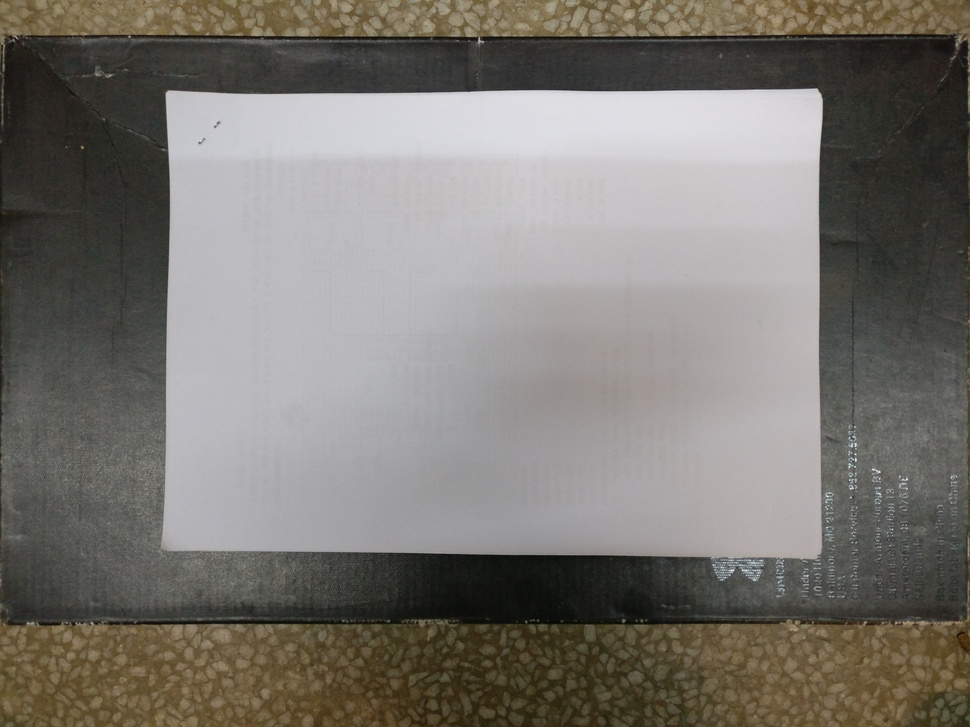
#> input picture TEST/test2/1.jpg, 970 x 727 px, shrunk from 4640 x 3480 before the run
$ python test2.py   (older library calls are emulated)
#> lines starting #> are read from the running program, lines starting #| are printed output that depends on the picture; after the words box and inside, x2 and y2 are one past the last pixel; in counts of white or black regions, pixels touching at a corner belong together
import cv2
# 读取图片
img = cv2.imread('1.jpg')
#> img is the input picture: shape (727, 970, 3); mean B, G, R 112.8, 118.7, 122.2
cv2.imshow("src", img)
# 灰度处理
gray = cv2.cvtColor(img, cv2.COLOR_BGR2GRAY)
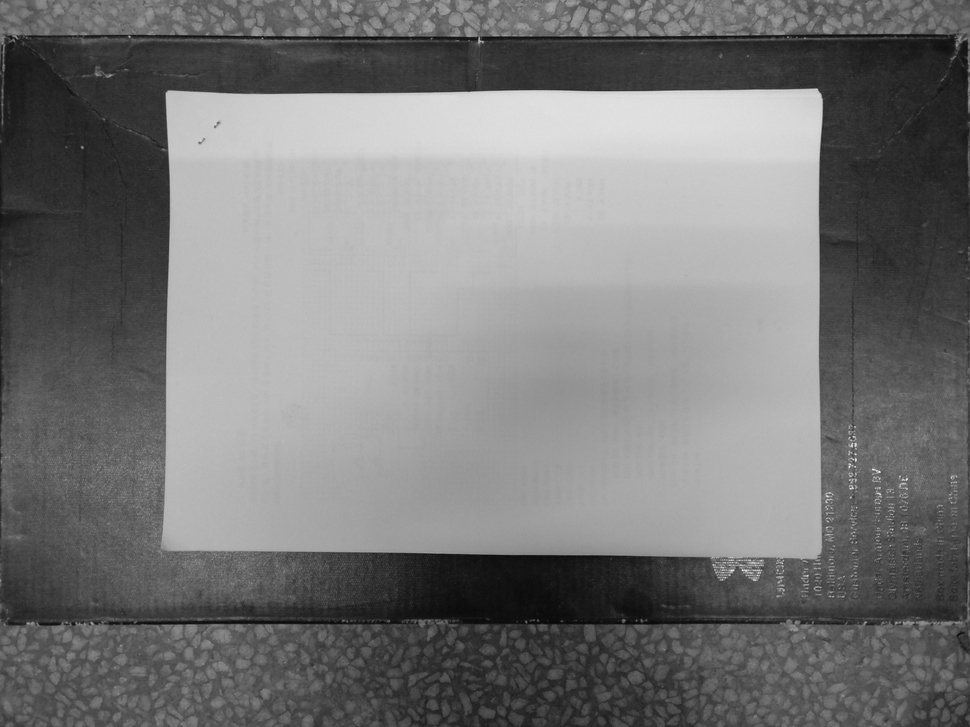
#> gray: shape (727, 970); min 7, max 242, mean 119.1
# 二值化
ret, img2 = cv2.threshold(gray, 50, 255, cv2.THRESH_BINARY)
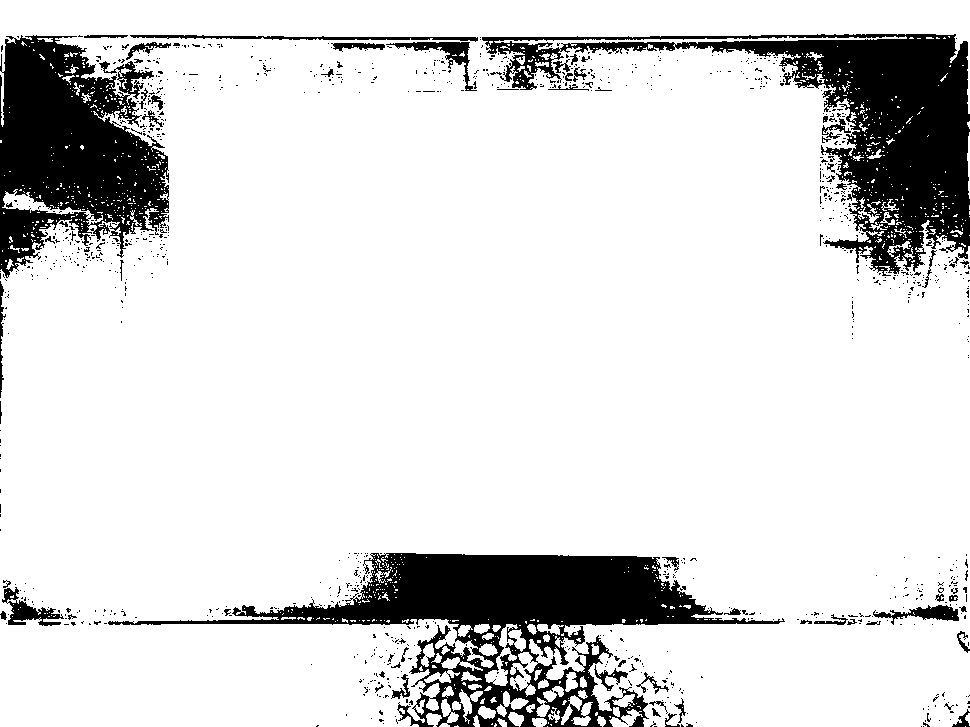
#> img2: shape (727, 970); 85.7% white; 1055 black regions (986 under 20 px)
# 寻找连通矩形
im,contours, hierarchy = cv2.findContours(img2, cv2.RETR_TREE, cv2.CHAIN_APPROX_SIMPLE)
#> contours = 2369 contours, 2195 with area under 20; largest, box (x1, y1, x2, y2) and area: (0, 0, 970, 727) 599150, (129, 34, 479, 43) 1346, (385, 41, 478, 92) 1023, (559, 41, 676, 55) 974, (7, 599, 65, 627) 867

for contour in contours:
    # 获取最小包围矩形
    rect = cv2.minAreaRect(contours[0])

    # 中心坐标
    x, y = rect[0]
    cv2.circle(img, (int(x), int(y)), 3, (0, 255, 0), 5)

    # 长宽,总有 width>=height
    width, height = rect[1]

    # 角度:[-90,0)
    angle = rect[2]

    cv2.drawContours(img, contour, -1, (255, 255, 0), 3)
    print ('width=', width, 'height=', height, 'x=', x, 'y=', y, 'angle=', angle)
#> this loop made 2369 passes
#> contour on passes 1 to 3: [[965, 726]], [[547, 726]], [[457, 725], [456, 726], [454, 726], [458, 726]]
#| width= 0.0 height= 0.0 x= 965.0 y= 726.0 angle= -90.0
#| width= 0.0 height= 0.0 x= 965.0 y= 726.0 angle= -90.0
#| width= 0.0 height= 0.0 x= 965.0 y= 726.0 angle= -90.0
#| width= 0.0 height= 0.0 x= 965.0 y= 726.0 angle= -90.0
#| width= 0.0 height= 0.0 x= 965.0 y= 726.0 angle= -90.0
#| width= 0.0 height= 0.0 x= 965.0 y= 726.0 angle= -90.0
#| width= 0.0 height= 0.0 x= 965.0 y= 726.0 angle= -90.0
#| width= 0.0 height= 0.0 x= 965.0 y= 726.0 angle= -90.0
#> (further printed lines are left out)
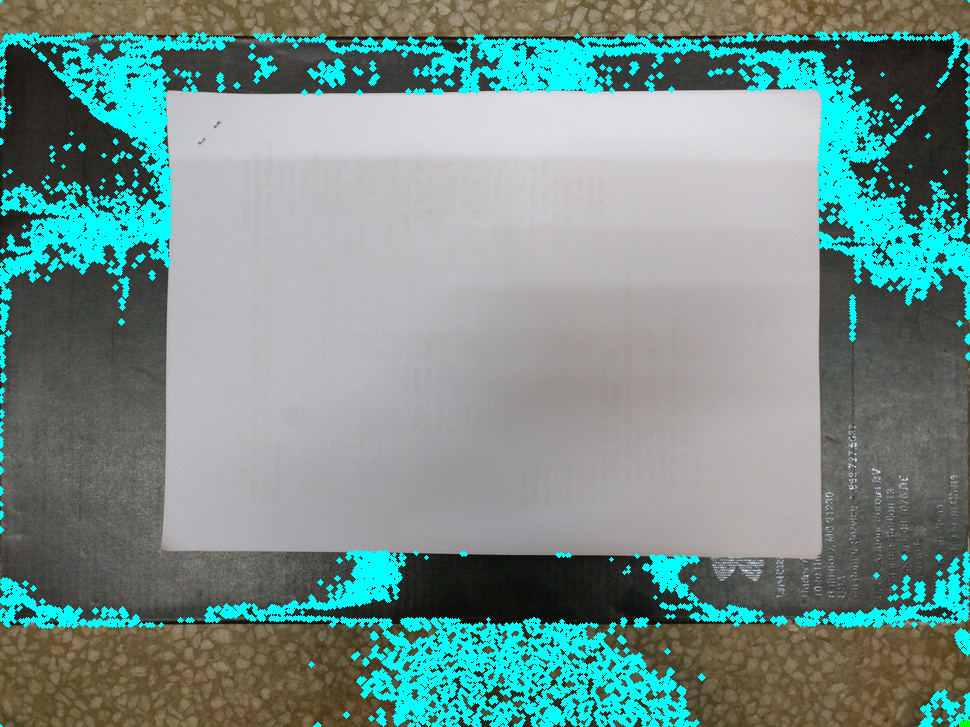
#> img: shape (727, 970, 3); 12.66% of pixels changed, all inside (x1, y1, x2, y2) = (0, 0, 970, 727)
cv2.imshow("contour", img)
rows, cols = img2.shape
#> rows = 727; cols = 970
# 逆时针旋转30度
M = cv2.getRotationMatrix2D((cols / 2, rows / 2), 30, 1)
#> M = [[0.866, 0.5, -116.8], [-0.5, 0.866, 291.2]]
img = cv2.warpAffine(img, M, (cols, rows))
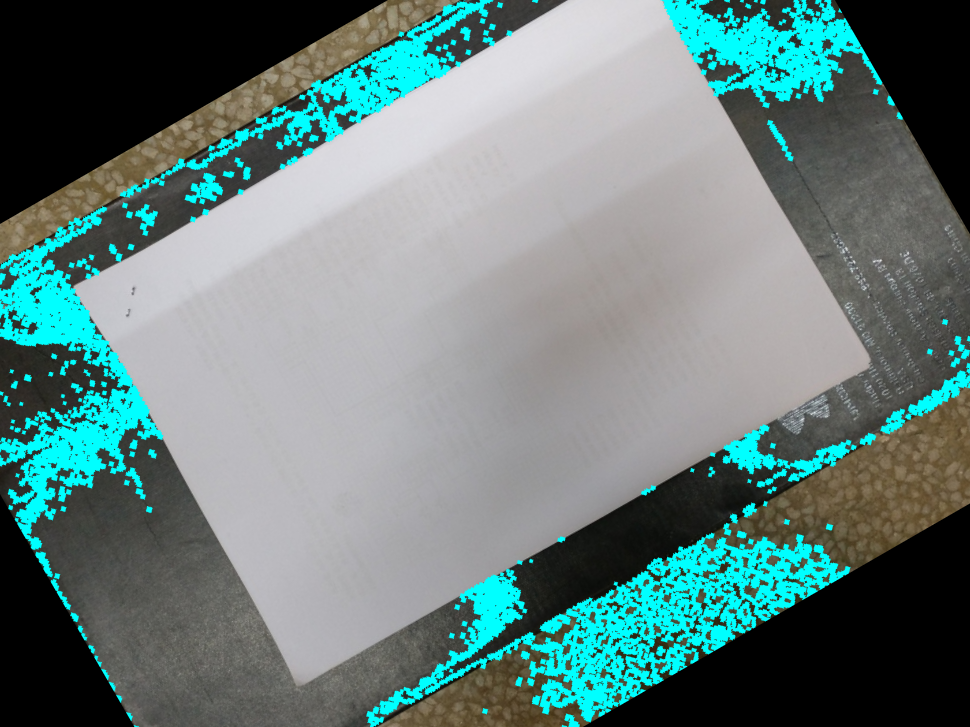
#> img: shape (727, 970, 3); mean B, G, R 124.2, 126.2, 102.3

cv2.imshow("rotation", img)
cv2.waitKey()
cv2.destroyAllWindows()
